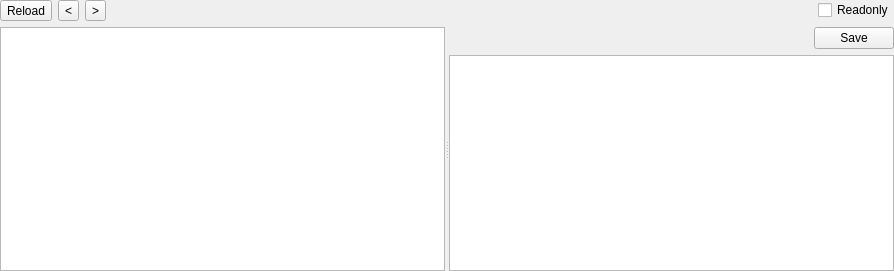
<?xml version="1.0" encoding="UTF-8"?>
<ui version="4.0">
 <class>DEXWidget</class>
 <widget class="QWidget" name="DEXWidget">
  <property name="geometry">
   <rect>
    <x>0</x>
    <y>0</y>
    <width>894</width>
    <height>271</height>
   </rect>
  </property>
  <property name="windowTitle">
   <string notr="true">DEX</string>
  </property>
  <layout class="QVBoxLayout" name="verticalLayout">
   <property name="leftMargin">
    <number>0</number>
   </property>
   <property name="topMargin">
    <number>0</number>
   </property>
   <property name="rightMargin">
    <number>0</number>
   </property>
   <property name="bottomMargin">
    <number>0</number>
   </property>
   <item>
    <layout class="QHBoxLayout" name="horizontalLayout">
     <property name="sizeConstraint">
      <enum>QLayout::SetDefaultConstraint</enum>
     </property>
     <item>
      <widget class="QToolButton" name="toolButtonReload">
       <property name="text">
        <string>Reload</string>
       </property>
      </widget>
     </item>
     <item>
      <widget class="QToolButton" name="toolButtonPrev">
       <property name="text">
        <string notr="true">&lt;</string>
       </property>
      </widget>
     </item>
     <item>
      <widget class="QToolButton" name="toolButtonNext">
       <property name="text">
        <string notr="true">&gt;</string>
       </property>
      </widget>
     </item>
     <item>
      <spacer name="horizontalSpacer">
       <property name="orientation">
        <enum>Qt::Horizontal</enum>
       </property>
       <property name="sizeHint" stdset="0">
        <size>
         <width>40</width>
         <height>20</height>
        </size>
       </property>
      </spacer>
     </item>
     <item>
      <widget class="QCheckBox" name="checkBoxReadonly">
       <property name="text">
        <string>Readonly</string>
       </property>
      </widget>
     </item>
    </layout>
   </item>
   <item>
    <widget class="QSplitter" name="splitter">
     <property name="orientation">
      <enum>Qt::Horizontal</enum>
     </property>
     <widget class="QTreeWidget" name="treeWidgetNavi">
      <property name="sizePolicy">
       <sizepolicy hsizetype="Expanding" vsizetype="Expanding">
        <horstretch>0</horstretch>
        <verstretch>0</verstretch>
       </sizepolicy>
      </property>
      <attribute name="headerVisible">
       <bool>false</bool>
      </attribute>
      <column>
       <property name="text">
        <string notr="true">1</string>
       </property>
      </column>
     </widget>
     <widget class="QStackedWidget" name="stackedWidgetInfo">
      <property name="currentIndex">
       <number>17</number>
      </property>
      <widget class="QWidget" name="page_Info">
       <layout class="QVBoxLayout" name="verticalLayout_16">
        <property name="leftMargin">
         <number>0</number>
        </property>
        <property name="topMargin">
         <number>0</number>
        </property>
        <property name="rightMargin">
         <number>0</number>
        </property>
        <property name="bottomMargin">
         <number>0</number>
        </property>
        <item>
         <widget class="XFileInfoWidget" name="widgetInfo" native="true"/>
        </item>
       </layout>
      </widget>
      <widget class="QWidget" name="page_Visualization">
       <layout class="QVBoxLayout" name="verticalLayout_19">
        <property name="leftMargin">
         <number>0</number>
        </property>
        <property name="topMargin">
         <number>0</number>
        </property>
        <property name="rightMargin">
         <number>0</number>
        </property>
        <property name="bottomMargin">
         <number>0</number>
        </property>
        <item>
         <widget class="XVisualizationWidget" name="widgetVisualization" native="true"/>
        </item>
       </layout>
      </widget>
      <widget class="QWidget" name="page_VirusTotal">
       <layout class="QVBoxLayout" name="verticalLayout_16_2">
        <property name="leftMargin">
         <number>0</number>
        </property>
        <property name="topMargin">
         <number>0</number>
        </property>
        <property name="rightMargin">
         <number>0</number>
        </property>
        <property name="bottomMargin">
         <number>0</number>
        </property>
        <item>
         <widget class="XVirusTotalWidget" name="widgetVirusTotal" native="true"/>
        </item>
       </layout>
      </widget>
      <widget class="QWidget" name="page_HEX">
       <layout class="QVBoxLayout" name="verticalLayout_2">
        <property name="leftMargin">
         <number>0</number>
        </property>
        <property name="topMargin">
         <number>0</number>
        </property>
        <property name="rightMargin">
         <number>0</number>
        </property>
        <property name="bottomMargin">
         <number>0</number>
        </property>
        <item>
         <widget class="XHexViewWidget" name="widgetHex" native="true"/>
        </item>
       </layout>
      </widget>
      <widget class="QWidget" name="page_Hash">
       <layout class="QVBoxLayout" name="verticalLayout_15">
        <property name="leftMargin">
         <number>0</number>
        </property>
        <property name="topMargin">
         <number>0</number>
        </property>
        <property name="rightMargin">
         <number>0</number>
        </property>
        <property name="bottomMargin">
         <number>0</number>
        </property>
        <item>
         <widget class="XHashWidget" name="widgetHash" native="true"/>
        </item>
       </layout>
      </widget>
      <widget class="QWidget" name="page_Strings">
       <layout class="QVBoxLayout" name="verticalLayout_8">
        <property name="leftMargin">
         <number>0</number>
        </property>
        <property name="topMargin">
         <number>0</number>
        </property>
        <property name="rightMargin">
         <number>0</number>
        </property>
        <property name="bottomMargin">
         <number>0</number>
        </property>
        <item>
         <widget class="SearchStringsWidget" name="widgetStrings" native="true"/>
        </item>
       </layout>
      </widget>
      <widget class="QWidget" name="page_Signatures">
       <layout class="QVBoxLayout" name="verticalLayout_20DD">
        <property name="leftMargin">
         <number>0</number>
        </property>
        <property name="topMargin">
         <number>0</number>
        </property>
        <property name="rightMargin">
         <number>0</number>
        </property>
        <property name="bottomMargin">
         <number>0</number>
        </property>
        <item>
         <widget class="SearchSignaturesWidget" name="widgetSignatures" native="true"/>
        </item>
       </layout>
      </widget>
      <widget class="QWidget" name="pageMemoryMap">
       <layout class="QVBoxLayout" name="verticalLayout_14">
        <property name="leftMargin">
         <number>0</number>
        </property>
        <property name="topMargin">
         <number>0</number>
        </property>
        <property name="rightMargin">
         <number>0</number>
        </property>
        <property name="bottomMargin">
         <number>0</number>
        </property>
        <item>
         <widget class="XMemoryMapWidget" name="widgetMemoryMap" native="true"/>
        </item>
       </layout>
      </widget>
      <widget class="QWidget" name="page_Entropy">
       <layout class="QVBoxLayout" name="verticalLayout_17">
        <property name="leftMargin">
         <number>0</number>
        </property>
        <property name="topMargin">
         <number>0</number>
        </property>
        <property name="rightMargin">
         <number>0</number>
        </property>
        <property name="bottomMargin">
         <number>0</number>
        </property>
        <item>
         <widget class="XEntropyWidget" name="widgetEntropy" native="true"/>
        </item>
       </layout>
      </widget>
      <widget class="QWidget" name="page_HeuristicScan">
       <layout class="QVBoxLayout" name="verticalLayout_18">
        <property name="leftMargin">
         <number>0</number>
        </property>
        <property name="topMargin">
         <number>0</number>
        </property>
        <property name="rightMargin">
         <number>0</number>
        </property>
        <property name="bottomMargin">
         <number>0</number>
        </property>
        <item>
         <widget class="NFDWidgetAdvanced" name="widgetHeuristicScan" native="true"/>
        </item>
       </layout>
      </widget>
      <widget class="QWidget" name="page_Extractor">
       <layout class="QVBoxLayout" name="verticalLayout_26XX">
        <property name="leftMargin">
         <number>0</number>
        </property>
        <property name="topMargin">
         <number>0</number>
        </property>
        <property name="rightMargin">
         <number>0</number>
        </property>
        <property name="bottomMargin">
         <number>0</number>
        </property>
        <item>
         <widget class="XExtractorWidget" name="widgetExtractor" native="true"/>
        </item>
       </layout>
      </widget>
      <widget class="QWidget" name="page_Search">
       <layout class="QVBoxLayout" name="verticalLayout_63">
        <property name="leftMargin">
         <number>0</number>
        </property>
        <property name="topMargin">
         <number>0</number>
        </property>
        <property name="rightMargin">
         <number>0</number>
        </property>
        <property name="bottomMargin">
         <number>0</number>
        </property>
        <item>
         <widget class="SearchValuesWidget" name="widgetSearch" native="true"/>
        </item>
       </layout>
      </widget>
      <widget class="QWidget" name="page_DIEScan">
       <layout class="QVBoxLayout" name="verticalLayout_5dd">
        <property name="leftMargin">
         <number>0</number>
        </property>
        <property name="topMargin">
         <number>0</number>
        </property>
        <property name="rightMargin">
         <number>0</number>
        </property>
        <property name="bottomMargin">
         <number>0</number>
        </property>
        <item>
         <widget class="DIEWidgetAdvanced" name="widgetDIEScan" native="true"/>
        </item>
       </layout>
      </widget>
      <widget class="QWidget" name="page_YARAScan">
       <layout class="QVBoxLayout" name="verticalLayout_6dd">
        <property name="leftMargin">
         <number>0</number>
        </property>
        <property name="topMargin">
         <number>0</number>
        </property>
        <property name="rightMargin">
         <number>0</number>
        </property>
        <property name="bottomMargin">
         <number>0</number>
        </property>
        <item>
         <widget class="YARAWidgetAdvanced" name="widgetYARAScan" native="true"/>
        </item>
       </layout>
      </widget>
      <widget class="QWidget" name="page_Header">
       <layout class="QVBoxLayout" name="verticalLayout_3">
        <property name="leftMargin">
         <number>0</number>
        </property>
        <property name="topMargin">
         <number>0</number>
        </property>
        <property name="rightMargin">
         <number>0</number>
        </property>
        <property name="bottomMargin">
         <number>0</number>
        </property>
        <item>
         <widget class="QSplitter" name="splitter_2">
          <property name="orientation">
           <enum>Qt::Vertical</enum>
          </property>
          <widget class="QTableWidget" name="tableWidget_Header">
           <property name="editTriggers">
            <set>QAbstractItemView::NoEditTriggers</set>
           </property>
           <property name="selectionMode">
            <enum>QAbstractItemView::SingleSelection</enum>
           </property>
           <property name="selectionBehavior">
            <enum>QAbstractItemView::SelectRows</enum>
           </property>
           <attribute name="horizontalHeaderVisible">
            <bool>false</bool>
           </attribute>
           <attribute name="verticalHeaderVisible">
            <bool>false</bool>
           </attribute>
           <attribute name="verticalHeaderDefaultSectionSize">
            <number>24</number>
           </attribute>
          </widget>
          <widget class="ToolsWidget" name="widgetHex_Header" native="true"/>
         </widget>
        </item>
       </layout>
      </widget>
      <widget class="QWidget" name="page_MapItems">
       <layout class="QVBoxLayout" name="verticalLayout_4">
        <property name="leftMargin">
         <number>0</number>
        </property>
        <property name="topMargin">
         <number>0</number>
        </property>
        <property name="rightMargin">
         <number>0</number>
        </property>
        <property name="bottomMargin">
         <number>0</number>
        </property>
        <item>
         <widget class="XTableView" name="tableView_MapItems">
          <property name="contextMenuPolicy">
           <enum>Qt::CustomContextMenu</enum>
          </property>
          <property name="editTriggers">
           <set>QAbstractItemView::NoEditTriggers</set>
          </property>
          <property name="selectionMode">
           <enum>QAbstractItemView::SingleSelection</enum>
          </property>
          <property name="selectionBehavior">
           <enum>QAbstractItemView::SelectRows</enum>
          </property>
          <attribute name="horizontalHeaderDefaultSectionSize">
           <number>57</number>
          </attribute>
          <attribute name="verticalHeaderVisible">
           <bool>false</bool>
          </attribute>
          <attribute name="verticalHeaderMinimumSectionSize">
           <number>20</number>
          </attribute>
          <attribute name="verticalHeaderDefaultSectionSize">
           <number>20</number>
          </attribute>
         </widget>
        </item>
       </layout>
      </widget>
      <widget class="QWidget" name="page_STRING_ID_ITEM">
       <layout class="QVBoxLayout" name="verticalLayout_12">
        <property name="leftMargin">
         <number>0</number>
        </property>
        <property name="topMargin">
         <number>0</number>
        </property>
        <property name="rightMargin">
         <number>0</number>
        </property>
        <property name="bottomMargin">
         <number>0</number>
        </property>
        <item>
         <layout class="QHBoxLayout" name="horizontalLayout_2">
          <item>
           <spacer name="horizontalSpacer_7">
            <property name="orientation">
             <enum>Qt::Horizontal</enum>
            </property>
            <property name="sizeHint" stdset="0">
             <size>
              <width>40</width>
              <height>20</height>
             </size>
            </property>
           </spacer>
          </item>
          <item>
           <widget class="QPushButton" name="pushButtonSave_STRING_ID_ITEM">
            <property name="text">
             <string>Save</string>
            </property>
           </widget>
          </item>
         </layout>
        </item>
        <item>
         <widget class="XTableView" name="tableView_STRING_ID_ITEM">
          <property name="contextMenuPolicy">
           <enum>Qt::CustomContextMenu</enum>
          </property>
          <property name="editTriggers">
           <set>QAbstractItemView::NoEditTriggers</set>
          </property>
          <property name="selectionMode">
           <enum>QAbstractItemView::SingleSelection</enum>
          </property>
          <property name="selectionBehavior">
           <enum>QAbstractItemView::SelectRows</enum>
          </property>
          <attribute name="horizontalHeaderDefaultSectionSize">
           <number>57</number>
          </attribute>
          <attribute name="verticalHeaderVisible">
           <bool>false</bool>
          </attribute>
          <attribute name="verticalHeaderMinimumSectionSize">
           <number>20</number>
          </attribute>
          <attribute name="verticalHeaderDefaultSectionSize">
           <number>20</number>
          </attribute>
         </widget>
        </item>
       </layout>
      </widget>
      <widget class="QWidget" name="page_TYPE_ID_ITEM">
       <layout class="QVBoxLayout" name="verticalLayout_13">
        <property name="leftMargin">
         <number>0</number>
        </property>
        <property name="topMargin">
         <number>0</number>
        </property>
        <property name="rightMargin">
         <number>0</number>
        </property>
        <property name="bottomMargin">
         <number>0</number>
        </property>
        <item>
         <layout class="QHBoxLayout" name="horizontalLayout_3">
          <item>
           <spacer name="horizontalSpacer_6">
            <property name="orientation">
             <enum>Qt::Horizontal</enum>
            </property>
            <property name="sizeHint" stdset="0">
             <size>
              <width>40</width>
              <height>20</height>
             </size>
            </property>
           </spacer>
          </item>
          <item>
           <widget class="QPushButton" name="pushButtonSave_TYPE_ID_ITEM">
            <property name="text">
             <string>Save</string>
            </property>
           </widget>
          </item>
         </layout>
        </item>
        <item>
         <widget class="XTableView" name="tableView_TYPE_ID_ITEM">
          <property name="contextMenuPolicy">
           <enum>Qt::CustomContextMenu</enum>
          </property>
          <property name="editTriggers">
           <set>QAbstractItemView::NoEditTriggers</set>
          </property>
          <property name="selectionMode">
           <enum>QAbstractItemView::SingleSelection</enum>
          </property>
          <property name="selectionBehavior">
           <enum>QAbstractItemView::SelectRows</enum>
          </property>
          <attribute name="horizontalHeaderDefaultSectionSize">
           <number>57</number>
          </attribute>
          <attribute name="verticalHeaderVisible">
           <bool>false</bool>
          </attribute>
          <attribute name="verticalHeaderMinimumSectionSize">
           <number>20</number>
          </attribute>
          <attribute name="verticalHeaderDefaultSectionSize">
           <number>20</number>
          </attribute>
         </widget>
        </item>
       </layout>
      </widget>
      <widget class="QWidget" name="page_PROTO_ID_ITEM">
       <layout class="QVBoxLayout" name="verticalLayout_7">
        <property name="leftMargin">
         <number>0</number>
        </property>
        <property name="topMargin">
         <number>0</number>
        </property>
        <property name="rightMargin">
         <number>0</number>
        </property>
        <property name="bottomMargin">
         <number>0</number>
        </property>
        <item>
         <layout class="QHBoxLayout" name="horizontalLayout_4">
          <item>
           <spacer name="horizontalSpacer_2">
            <property name="orientation">
             <enum>Qt::Horizontal</enum>
            </property>
            <property name="sizeHint" stdset="0">
             <size>
              <width>40</width>
              <height>20</height>
             </size>
            </property>
           </spacer>
          </item>
          <item>
           <widget class="QPushButton" name="pushButtonSave_PROTO_ID_ITEM">
            <property name="text">
             <string>Save</string>
            </property>
           </widget>
          </item>
         </layout>
        </item>
        <item>
         <widget class="XTableView" name="tableView_PROTO_ID_ITEM">
          <property name="contextMenuPolicy">
           <enum>Qt::CustomContextMenu</enum>
          </property>
          <property name="editTriggers">
           <set>QAbstractItemView::NoEditTriggers</set>
          </property>
          <property name="selectionMode">
           <enum>QAbstractItemView::SingleSelection</enum>
          </property>
          <property name="selectionBehavior">
           <enum>QAbstractItemView::SelectRows</enum>
          </property>
          <attribute name="horizontalHeaderDefaultSectionSize">
           <number>57</number>
          </attribute>
          <attribute name="verticalHeaderVisible">
           <bool>false</bool>
          </attribute>
          <attribute name="verticalHeaderMinimumSectionSize">
           <number>20</number>
          </attribute>
          <attribute name="verticalHeaderDefaultSectionSize">
           <number>20</number>
          </attribute>
         </widget>
        </item>
       </layout>
      </widget>
      <widget class="QWidget" name="page_FIELD_ID_ITEM">
       <layout class="QVBoxLayout" name="verticalLayout_10">
        <property name="leftMargin">
         <number>0</number>
        </property>
        <property name="topMargin">
         <number>0</number>
        </property>
        <property name="rightMargin">
         <number>0</number>
        </property>
        <property name="bottomMargin">
         <number>0</number>
        </property>
        <item>
         <layout class="QHBoxLayout" name="horizontalLayout_5">
          <item>
           <spacer name="horizontalSpacer_3">
            <property name="orientation">
             <enum>Qt::Horizontal</enum>
            </property>
            <property name="sizeHint" stdset="0">
             <size>
              <width>40</width>
              <height>20</height>
             </size>
            </property>
           </spacer>
          </item>
          <item>
           <widget class="QPushButton" name="pushButtonSave_FIELD_ID_ITEM">
            <property name="text">
             <string>Save</string>
            </property>
           </widget>
          </item>
         </layout>
        </item>
        <item>
         <widget class="XTableView" name="tableView_FIELD_ID_ITEM">
          <property name="contextMenuPolicy">
           <enum>Qt::CustomContextMenu</enum>
          </property>
          <property name="editTriggers">
           <set>QAbstractItemView::NoEditTriggers</set>
          </property>
          <property name="selectionMode">
           <enum>QAbstractItemView::SingleSelection</enum>
          </property>
          <property name="selectionBehavior">
           <enum>QAbstractItemView::SelectRows</enum>
          </property>
          <attribute name="horizontalHeaderDefaultSectionSize">
           <number>57</number>
          </attribute>
          <attribute name="verticalHeaderVisible">
           <bool>false</bool>
          </attribute>
          <attribute name="verticalHeaderMinimumSectionSize">
           <number>20</number>
          </attribute>
          <attribute name="verticalHeaderDefaultSectionSize">
           <number>20</number>
          </attribute>
         </widget>
        </item>
       </layout>
      </widget>
      <widget class="QWidget" name="page_METHOD_ID_ITEM">
       <layout class="QVBoxLayout" name="verticalLayout_9">
        <property name="leftMargin">
         <number>0</number>
        </property>
        <property name="topMargin">
         <number>0</number>
        </property>
        <property name="rightMargin">
         <number>0</number>
        </property>
        <property name="bottomMargin">
         <number>0</number>
        </property>
        <item>
         <layout class="QHBoxLayout" name="horizontalLayout_6">
          <item>
           <spacer name="horizontalSpacer_4">
            <property name="orientation">
             <enum>Qt::Horizontal</enum>
            </property>
            <property name="sizeHint" stdset="0">
             <size>
              <width>40</width>
              <height>20</height>
             </size>
            </property>
           </spacer>
          </item>
          <item>
           <widget class="QPushButton" name="pushButtonSave_METHOD_ID_ITEM">
            <property name="text">
             <string>Save</string>
            </property>
           </widget>
          </item>
         </layout>
        </item>
        <item>
         <widget class="XTableView" name="tableView_METHOD_ID_ITEM">
          <property name="contextMenuPolicy">
           <enum>Qt::CustomContextMenu</enum>
          </property>
          <property name="editTriggers">
           <set>QAbstractItemView::NoEditTriggers</set>
          </property>
          <property name="selectionMode">
           <enum>QAbstractItemView::SingleSelection</enum>
          </property>
          <property name="selectionBehavior">
           <enum>QAbstractItemView::SelectRows</enum>
          </property>
          <attribute name="horizontalHeaderDefaultSectionSize">
           <number>57</number>
          </attribute>
          <attribute name="verticalHeaderVisible">
           <bool>false</bool>
          </attribute>
          <attribute name="verticalHeaderMinimumSectionSize">
           <number>20</number>
          </attribute>
          <attribute name="verticalHeaderDefaultSectionSize">
           <number>20</number>
          </attribute>
         </widget>
        </item>
       </layout>
      </widget>
      <widget class="QWidget" name="page_CLASS_DEF_ITEM">
       <layout class="QVBoxLayout" name="verticalLayout_11">
        <property name="leftMargin">
         <number>0</number>
        </property>
        <property name="topMargin">
         <number>0</number>
        </property>
        <property name="rightMargin">
         <number>0</number>
        </property>
        <property name="bottomMargin">
         <number>0</number>
        </property>
        <item>
         <layout class="QHBoxLayout" name="horizontalLayout_7">
          <item>
           <spacer name="horizontalSpacer_5">
            <property name="orientation">
             <enum>Qt::Horizontal</enum>
            </property>
            <property name="sizeHint" stdset="0">
             <size>
              <width>40</width>
              <height>20</height>
             </size>
            </property>
           </spacer>
          </item>
          <item>
           <widget class="QPushButton" name="pushButtonSave_CLASS_DEF_ITEM">
            <property name="text">
             <string>Save</string>
            </property>
           </widget>
          </item>
         </layout>
        </item>
        <item>
         <widget class="XTableView" name="tableView_CLASS_DEF_ITEM">
          <property name="contextMenuPolicy">
           <enum>Qt::CustomContextMenu</enum>
          </property>
          <property name="editTriggers">
           <set>QAbstractItemView::NoEditTriggers</set>
          </property>
          <property name="selectionMode">
           <enum>QAbstractItemView::SingleSelection</enum>
          </property>
          <property name="selectionBehavior">
           <enum>QAbstractItemView::SelectRows</enum>
          </property>
          <attribute name="horizontalHeaderDefaultSectionSize">
           <number>57</number>
          </attribute>
          <attribute name="verticalHeaderVisible">
           <bool>false</bool>
          </attribute>
          <attribute name="verticalHeaderMinimumSectionSize">
           <number>20</number>
          </attribute>
          <attribute name="verticalHeaderDefaultSectionSize">
           <number>20</number>
          </attribute>
         </widget>
        </item>
       </layout>
      </widget>
     </widget>
    </widget>
   </item>
  </layout>
 </widget>
 <customwidgets>
  <customwidget>
   <class>XFileInfoWidget</class>
   <extends>QWidget</extends>
   <header>xfileinfowidget.h</header>
   <container>1</container>
  </customwidget>
  <customwidget>
   <class>SearchStringsWidget</class>
   <extends>QWidget</extends>
   <header>searchstringswidget.h</header>
   <container>1</container>
  </customwidget>
  <customwidget>
   <class>ToolsWidget</class>
   <extends>QWidget</extends>
   <header>toolswidget.h</header>
   <container>1</container>
  </customwidget>
  <customwidget>
   <class>XEntropyWidget</class>
   <extends>QWidget</extends>
   <header>xentropywidget.h</header>
   <container>1</container>
  </customwidget>
  <customwidget>
   <class>NFDWidgetAdvanced</class>
   <extends>QWidget</extends>
   <header>nfdwidgetadvanced.h</header>
   <container>1</container>
  </customwidget>
  <customwidget>
   <class>XMemoryMapWidget</class>
   <extends>QWidget</extends>
   <header>xmemorymapwidget.h</header>
   <container>1</container>
  </customwidget>
  <customwidget>
   <class>XHexViewWidget</class>
   <extends>QWidget</extends>
   <header>xhexviewwidget.h</header>
   <container>1</container>
  </customwidget>
  <customwidget>
   <class>XHashWidget</class>
   <extends>QWidget</extends>
   <header>xhashwidget.h</header>
   <container>1</container>
  </customwidget>
  <customwidget>
   <class>XVirusTotalWidget</class>
   <extends>QWidget</extends>
   <header>xvirustotalwidget.h</header>
   <container>1</container>
  </customwidget>
  <customwidget>
   <class>XExtractorWidget</class>
   <extends>QWidget</extends>
   <header>xextractorwidget.h</header>
   <container>1</container>
  </customwidget>
  <customwidget>
   <class>SearchValuesWidget</class>
   <extends>QWidget</extends>
   <header>searchvalueswidget.h</header>
   <container>1</container>
  </customwidget>
  <customwidget>
   <class>XVisualizationWidget</class>
   <extends>QWidget</extends>
   <header>xvisualizationwidget.h</header>
   <container>1</container>
  </customwidget>
  <customwidget>
   <class>SearchSignaturesWidget</class>
   <extends>QWidget</extends>
   <header>searchsignatureswidget.h</header>
   <container>1</container>
  </customwidget>
  <customwidget>
   <class>DIEWidgetAdvanced</class>
   <extends>QWidget</extends>
   <header>diewidgetadvanced.h</header>
   <container>1</container>
  </customwidget>
  <customwidget>
   <class>YARAWidgetAdvanced</class>
   <extends>QWidget</extends>
   <header>yarawidgetadvanced.h</header>
   <container>1</container>
  </customwidget>
  <customwidget>
   <class>XTableView</class>
   <extends>QTableView</extends>
   <header>xtableview.h</header>
  </customwidget>
 </customwidgets>
 <resources/>
 <connections/>
</ui>
